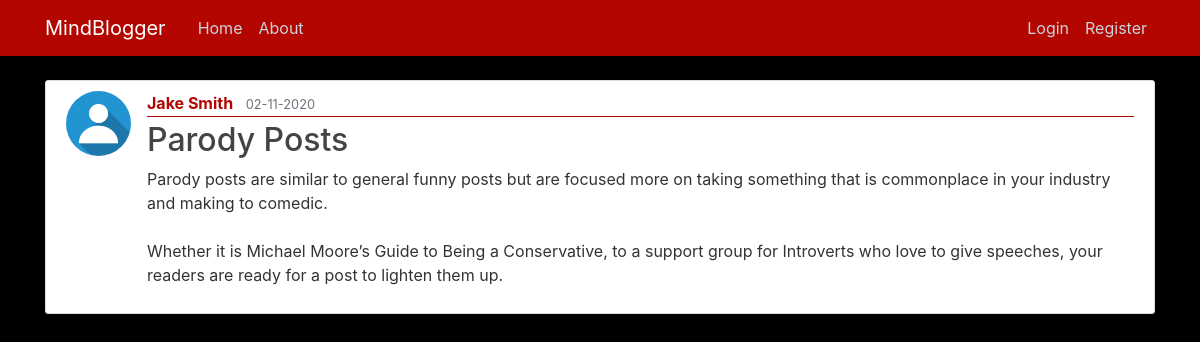
The app's page /post/19 with its own data.
### flask_blog/models.py (models this page shows, shortened)
class User(db.Model, UserMixin):
    id = db.Column(db.Integer, primary_key=True)
    username = db.Column(db.String(20), unique=True, nullable=False)
    email = db.Column(db.String(120), unique=True, nullable=False)
    image_file = db.Column(db.String(20), nullable=False, default='default.jpg')
    password = db.Column(db.String(60), nullable=False)
    posts = db.relationship('Post', backref='author', lazy=True)

class Post(db.Model):
    id = db.Column(db.Integer, primary_key=True)
    title = db.Column(db.String(100), nullable=False)
    date_posted = db.Column(db.DateTime, nullable=False, default=datetime.utcnow)
    content = db.Column(db.Text, nullable=False)
    user_id = db.Column(db.Integer, db.ForeignKey('user.id'), nullable=False)

### flask_blog/posts/routes.py (the view)
@posts.route("/post/<int:post_id>")
def post(post_id):
    post = Post.query.get_or_404(post_id)
    return render_template('post.html', title=post.title, post=post)

### flask_blog/templates/post.html (shortened to what this page needs)
{% extends "layout.html" %}
{% block content %}
<article class="media content-section">
    <img class="rounded-circle article-img" src="{{ url_for('static', filename='profile_pics/' + post.author.image_file) }}">
    <div class="media-body">
        <div class="article-metadata">
            <a class="mr-2" href="{{ url_for('users.user_posts', username=post.author.username) }}">{{ post.author.username }}</a>
            <small class="text-muted">{{ post.date_posted.strftime('%d-%m-%Y') }}</small>
        </div>
        <h2 class="article-title">{{ post.title }}</h2>
        <p class="article-content">{{ post.content }}</p>
    </div>
</article>
{% endblock content %}

### flask_blog/static/main.css (style rules this page uses)
body { background: #000; color: #333333; margin-top: 5rem; }
h1, h2, h3, h4, h5, h6 { color: #444444; }
.content-section { background: #ffffff; padding: 10px 20px; border: 1px solid #dddddd; border-radius: 3px; margin-bottom: 20px; }
.article-title { color: #444444; }
.article-content { white-space: pre-line; }
.article-img { height: 65px; width: 65px; margin-right: 16px; }
.article-metadata { padding-bottom: 1px; margin-bottom: 4px; border-bottom: 1px solid #b30600; }
.article-metadata a { color: #b30600; font-weight: bold; }

### records on screen
User: image_file (placeholder picture), author.username "Jake Smith"
Post: date_posted "02-11-2020", title "Parody Posts", content "Parody posts are similar to general funny posts but are focused more on taking something that is commonplace in your industry and making to comedic. Whether it is Michael Moore’s Guide to Being a Conservative, to a support group for Introverts who love to give speeches, your readers are ready for a post to lighten them up."
